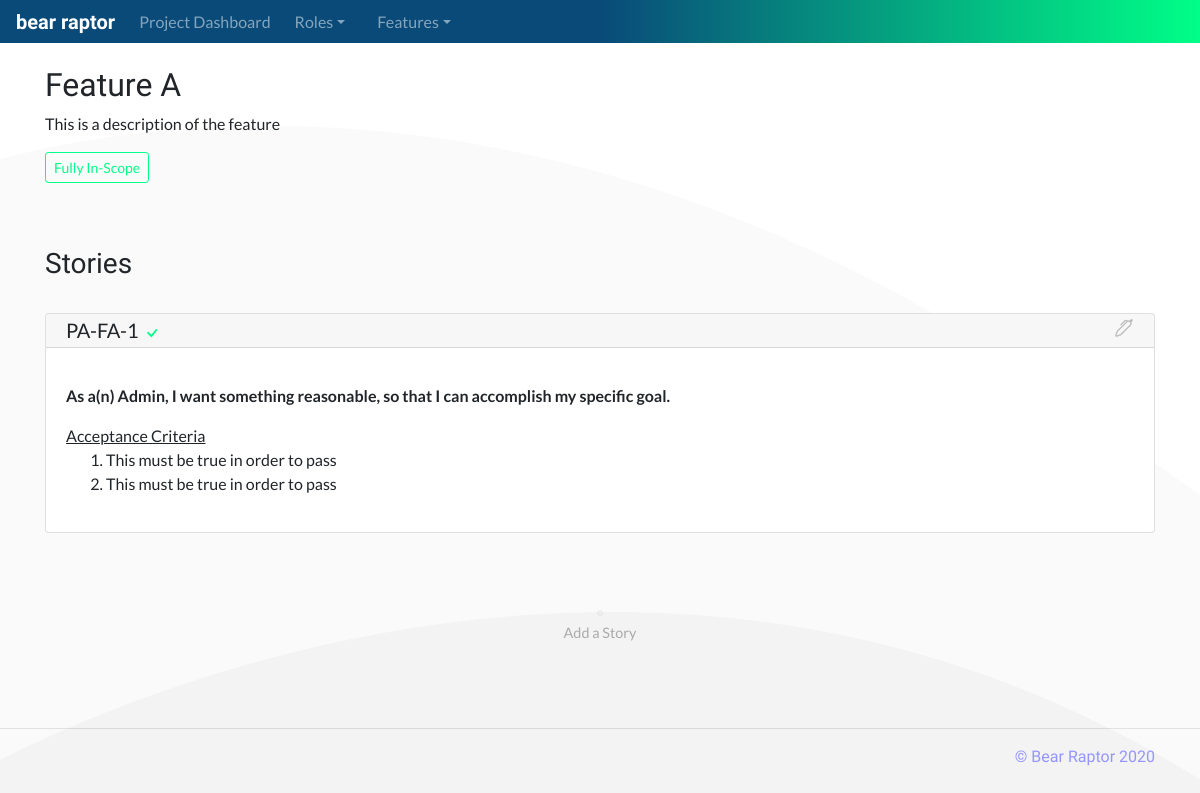
The app's page /project?1&feature?1, older data.
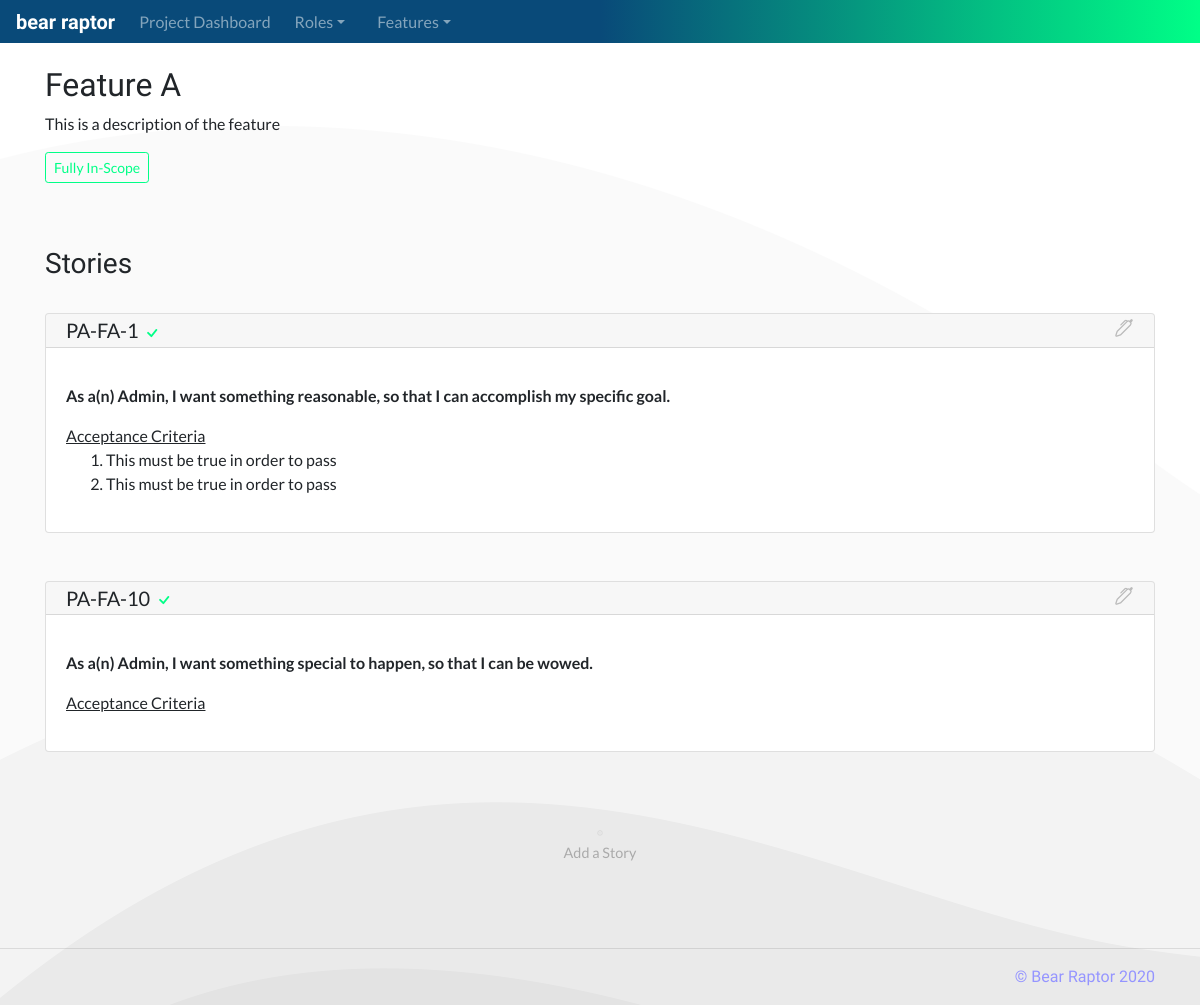
The same page, newer data.
### database_setup.py (models this page shows, shortened)
class Feature(Base):
    __tablename__ = 'feature'
    id = Column(Integer, primary_key=True)
    title = Column(String(250), nullable=False)
    shortname = Column(String(25), nullable=False)
    description = Column(String(500))
    scope = Column(String(25), nullable=False)
    project_id = Column(Integer, ForeignKey('project.id'))
    project = relationship(Project)

class Project(Base):
    __tablename__ = 'project'
    id = Column(Integer, primary_key=True)
    title = Column(String(250), nullable=False)
    shortname = Column(String(25), nullable=False)
    description = Column(String(500))
    status = Column(String(50), nullable=False)

class Story(Base):
    __tablename__ = 'story'
    id = Column(Integer, primary_key=True)
    scope = Column(String(25), nullable=False)
    want = Column(String(500))
    why = Column(String(500))
    role_id = Column(Integer, ForeignKey('role.id'))
    role = relationship(Role)
    feature_id = Column(Integer, ForeignKey('feature.id'))
    feature = relationship(Feature)

class Role(Base):
    __tablename__ = 'role'
    id = Column(Integer, primary_key=True)
    title = Column(String(250), nullable=False)
    description = Column(String(500))
    project_id = Column(Integer, ForeignKey('project.id'))
    project = relationship(Project)

class AcceptanceCriteria(Base):
    __tablename__ = 'acceptancecriteria'
    id = Column(Integer, primary_key=True)
    criteria = Column(String(500))
    story_id = Column(Integer, ForeignKey('story.id'))
    story = relationship(Story)

### app.py (the view)
@app.route('/project?<int:project_id>&feature?<int:feature_id>')
def featurePage(project_id, feature_id):
    project = session.query(Project).filter_by(id=project_id).one()
    roles = session.query(Role).filter_by(project_id=project_id).all()
    feature = session.query(Feature).filter_by(id=feature_id).one()
    features = session.query(Feature).filter_by(project_id=project_id).all()
    featureids = []
    for i in features:
        if i.id == feature.id:
            featureids.append(i.id)
    stories = session.query(Story).filter(Story.feature_id.in_(featureids)).all()
    storyids = []
    for i in stories:
        storyids.append(i.id)
    ac = session.query(AcceptanceCriteria).filter(AcceptanceCriteria.story_id.in_(storyids)).all()
    scope = feature.scope
    if scope == 'in':
        for i in stories:
            if i.scope == 'out':
                scope = 'contains'
    return render_template('feature-page.html', project=project, roles=roles,
                            feature=feature, features=features,
                            stories=stories, ac=ac, scope=scope)

### templates/feature-page.html (shortened to what this page needs)
<!doctype html>
<html lang="en">
  {% include "head.html" %}
  <body>
    {% include "menu.html" %}
    <main role="main">
      <section class="p-4">
        <div class="container">
          <div class="row">
            <div class="col-md-12">
              <h2>{{feature.title}}</h2>
              <p>
                {{feature.description}}
              </p>
              <p>
                {% if scope == 'in' %}
                  <button type="button" class="btn btn-outline-success btn-sm">Fully In-Scope</button>
                {% endif %}
              </p>
            </div>
          </div>
        </div>
      </section>
      <section class="p-4">
        <div class="container">
          <div class="row">
            <div class="col-md-12">
              <h3>Stories</h3>
            </div>
          </div>
          {% for i in stories %}
            <div class="row user-story">
              <div class="col-md-12">
                <div class="card">
                  <h5 class="card-header feature-title">{{project.shortname}}-{{feature.shortname}}-{{i.id}}
                    {% if scope != 'out' %}
                      {% if i.scope == 'in' %}
                        <span title="Feature is in scope">
                          <svg width="1em" height="1em" viewBox="0 0 16 16" class="bi bi-check" fill="#00ff87" xmlns="http://www.w3.org/2000/svg">
                            <path fill-rule="evenodd" d="M10.97 4.97a.75.75 0 0 1 1.071 1.05l-3.992 4.99a.75.75 0 0 1-1.08.02L4.324 8.384a.75.75 0 1 1 1.06-1.06l2.094 2.093 3.473-4.425a.236.236 0 0 1 .02-.022z"/>
                          </svg>
                        </span>
                      {% endif %}
                    {% endif %}
                    <a href="{{url_for('updateStory', project_id=project.id, feature_id=feature.id, story_id=i.id)}}">
                      <span >
                      </span>
                    </a>
                  </h5>
                  <div class="card-body">
                    <p class="card-text">
                      <p>
                        <b>As a(n) {{i.role.title}}, I want {{i.want}}, so that {{i.why}}.</b>
                      </p>
                      <u>Acceptance Criteria</u>
                      <ol>
                        {% for x in ac %}
                          {% if x.story_id == i.id %}
                            <li>{{x.criteria}}</li>
                          {% endif %}
                        {% endfor %}
                      </ol>
                    </p>
                  </div>
                </div>
              </div>
            </div>
          {% endfor %}
          <div class="col-md-12 user-story">
            <div class="card ghost-card">
              <div class="card-body">
                <center>
                  <a type="button" data-toggle="modal" data-target="#create-story" href="#create-story">
                    <img src="../../../static/images/plus.png" width="10%" style="max-width:4rem;max-height:4rem">
                  </a>
                  <p class="card-text">
                    Add a Story
                  </p>
                </center>
              </div>
            </div>
          </div>
        </div>
      </section>
        <hr>
    </main>
    {% include "footer.html" %}
  </body>
</html>

### templates/head.html (shortened to what this page needs)
<head>
  <link rel="stylesheet" href="https://stackpath.bootstrapcdn.com/bootstrap/4.5.0/css/bootstrap.min.css">
  <link rel="stylesheet" href="../../../../../../static/styles-fix.css">
</head>

### templates/menu.html (shortened to what this page needs)
<nav class="navbar navbar-expand-md navbar-dark fixed-top bg-dark">
  <a class="navbar-brand bear-raptor" href="{{url_for('mainPage')}}"><b>bear raptor</b></a>
  <div class="collapse navbar-collapse" id="navbarsExampleDefault">
    <ul class="navbar-nav mr-auto">
      {% if project is defined %}
      <li class="nav-link px-2">
        <a style="color:inherit" href="{{url_for('projectDash',project_id=project.id)}}">Project Dashboard</a>
      </li>
      {% endif %}
      {% if roles is defined %}
      <li class="nav-item dropdown px-2">
        <a class="nav-link dropdown-toggle" href="#" id="rolesdropdown" data-toggle="dropdown" aria-haspopup="true" aria-expanded="false">Roles</a>
      </li>
      {% endif %}
      {% if features is defined %}
      <li class="nav-item dropdown px-2">
        <a class="nav-link dropdown-toggle" href="#" id="featuresdropdown" data-toggle="dropdown" aria-haspopup="true" aria-expanded="false">Features</a>
      </li>
      {% endif %}
    </ul>
  </div>
</nav>

### templates/footer.html (shortened to what this page needs)
<footer class="container">
  <p class="bear-raptor bear-footer float-right">&copy; Bear Raptor 2020</p>
</footer>

### static/styles-fix.css (style rules this page uses)
body { padding-top: 2.6rem; font-family: 'Lato', sans-serif; background-image: url(images/wave.png); background-repeat: no-repeat; background-position: inherit; }
h1, h2, h3, h4 { font-family: 'Marcellus', serif; }
.user-story { padding-bottom: 1.5rem; padding-top: 1.5rem; }
.bg-dark { background: linear-gradient(90deg, rgba(9,74,121,1) 0%, rgba(9,74,121,1) 50%, rgba(0,255,135,1) 100%); }
.navbar { padding: .1rem 1rem; }
.bear-raptor { font-family: 'Cedarville Cursive', cursive; }
.bear-footer { color: #9595ff; }
.btn-outline-success { color: #00ff87; border-color: #00ff87; }
.feature-title { padding: .25rem 1.25rem; }
.ghost-card { border: 0px; display: contents; color: #aaa; font-size: .9rem; }

Row changes from the older to the newer data that the page shows:
added Story: {{ project.shortname }} "PA", {{ feature.shortname }} "FA", id "10", scope "in" (drawn), role "Admin", want "something special to happen", why "I can be wowed"
